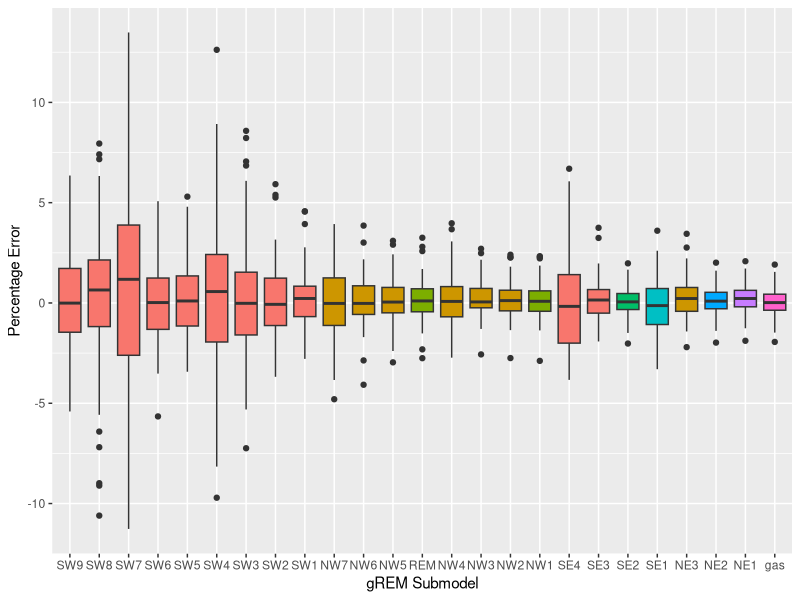
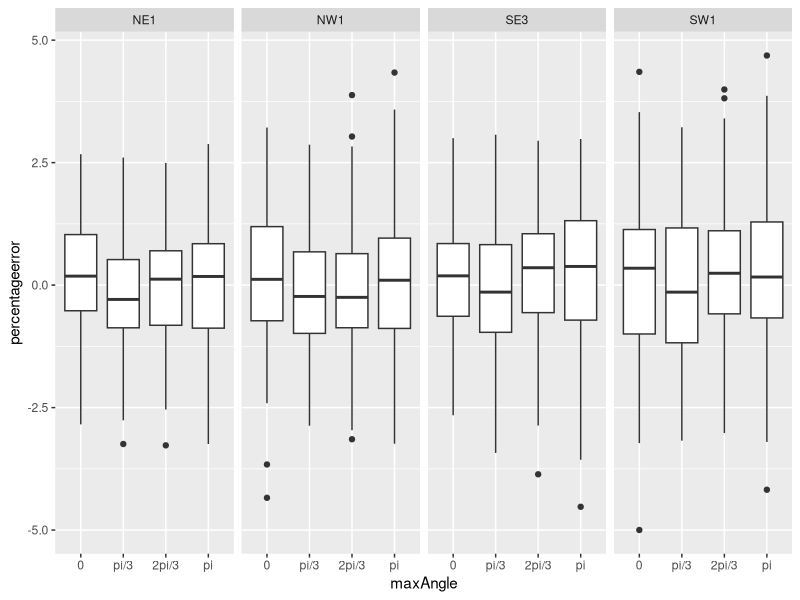

Source code (R) for these figures, in order: (Note: this script raises an error after producing the figures.)


setwd('~/Dropbox/phd/Documents/thesis/')
library(plyr)
library(reshape2)
library(dplyr)
library(ggplot2)




allModels <- read.csv('data/Chapter5/AllModels_percenterror.csv',  stringsAsFactors = FALSE, header = TRUE)

modNames <- c('SW9', 'SW8', 'SW7',  'SW6', 'SW5', 'SW4',  'SW3', 'SW2', 'SW1', 'NW7', 'NW6', 'NW5', 'REM','NW4', 'NW3', 'NW2', 'NW1', 'SE4', 'SE3',  'SE2', 'SE1', 'NE3', 'NE2', 'NE1', 'gas')

oldOrder <- c('SW7', 'SW8', 'SW4', 'SW5', 'SW9', 'SW6', 'NW7', 'NW6', 'NW5', 'REM', 'SW3', 'SW2', 'SW1', 'NW4', 'NW3', 'NW2', 'NW1', 'SE4', 'SE3', 'NE3', 'SE2', 'NE2', 'NE1', 'SE1', 'gas')

modsClean <- allModels[5:NROW(allModels),] %>%
               melt(variable.name = 'model', value.name = 'percentageerror') %>%
               select(model, percentageerror) %>%
               mutate(model = factor(as.character(model), 
                 levels = modNames)) %>% 
               mutate(expression = mapvalues(model, from = modNames, 
                 to = c(rep(1, 9), rep(2, 3), 3, rep(2, 3), 3, 1, 1, 4, 5, 2, 6, 7, 8)))


ggplot(modsClean, aes(x = model, y = percentageerror, fill = expression)) + 
  geom_boxplot() +
  theme(legend.position = 'none') + 
  xlab('gREM Submodel') +
  ylab('Percentage Error')

write.csv(modsClean, file = 'data/Chapter5/all_models_tidy.csv', row.names = FALSE)






tort <- read.csv('data/Chapter5/max_angle_change_percentageerror.csv',  stringsAsFactors = FALSE)



tortClean <- tort[5:NROW(tort),] %>%
               melt(variable.name = 'model', value.name = 'percentageerror') %>%
               mutate(model2 = ifelse(grepl('\\.', model), as.character(model), '.4')) %>%
               mutate(maxAngle = gsub('.*\\.', '', model2)) %>%
               mutate(maxAngle = factor(maxAngle, levels = c('4', '1', '2', '3'), 
                      labels = c('0',	'pi/3', '2pi/3', 'pi'))) %>%
               mutate(model = gsub('\\..*', '', model)) %>%
               select(model, percentageerror, maxAngle)

ggplot(tortClean, aes(x = maxAngle, y = percentageerror)) + 
  geom_boxplot() +
  facet_grid(. ~ model)

write.csv(tortClean, file = 'data/Chapter5/max_angle_tidy.csv', row.names = FALSE)






wait <- read.csv('data/Chapter5/Prop_time_still_percentageerror.csv',  stringsAsFactors = FALSE)



waitClean <- wait[5:NROW(wait),] %>%
               melt(variable.name = 'model', value.name = 'percentageerror') %>%
               mutate(model2 = ifelse(grepl('\\.', model), as.character(model), '.4')) %>%
               mutate(wait = gsub('.*\\.', '', model2)) %>%
               mutate(wait = factor(wait, levels = c('4', '1', '2'), 
                      labels = c('0',	'0.5', '0.75'))) %>%
               mutate(model = gsub('\\..*', '', model)) %>%
               select(model, percentageerror, wait)

ggplot(waitClean, aes(x = wait, y = percentageerror)) + 
  geom_boxplot() +
  facet_grid(. ~ model)

write.csv(waitClean, file = 'data/Chapter5/prop_time_still_tidy.csv', row.names = FALSE)







captures <- read.csv('data/Chapter5/Allmodels_fixedcaps_variabletime_percenterror.csv',  stringsAsFactors = FALSE)


cols <- lapply(2:5, function(x) which(apply(captures[1:3, ] == wait[1:3, x], 2, all)))
names(cols) <- c('NW1', 'SW1', 'NE1', 'SE3')

capturesParam <- captures[1:4, c(1, unlist(cols))] %>% 
                   melt(variable.name = 'model', value.name = 'value')

capturesClean <- captures[5:NROW(captures),] %>%
               select(unlist(cols)) %>%
               melt(variable.name = 'model', value.name = 'percentageerror') %>%
               mutate(model = gsub('^(.*?)\\.', '', as.character(model)))
              

capturesClean$count <- capturesParam %>% filter(namemodel == 'No_of_captures') %>%
                         left_join(capturesClean, .) %>%
                         .$value

capturesClean$model <- gsub('\\..*', '', capturesClean$model)

capturesClean <- filter(capturesClean, count != 0)

ggplot(capturesClean, aes(x = factor(count), y = percentageerror)) + 
  geom_boxplot() +
  facet_grid(. ~ model) 

cov <- function(x) sd(x)/mean(x)

capturesClean %>%
  filter(count == 20, model == 'NW1') %>% 
  .$percentageerror %>%
  cov

write.csv(capturesClean, file = 'data/Chapter5/captures_tidy.csv', row.names = FALSE)





## Sensitivty analysis
sens <- read.csv('data/Chapter5/Sensitivity_percentageerror.csv', stringsAsFactors = FALSE)

  
sensParam <- sens[1:10, ] %>% 
                   melt(variable.name = 'model', value.name = 'value')

sensParamW <- sensParam %>% 
                dcast(model ~ ModelName) %>%
                mutate(camerawidthChange = round(camerawidth/input_camerawidth, 2),
                       cameraradiusChange = round(cameraradius/input_cameraradius, 2),
                       callwidthChange = round(callwidth/input_callwidth, 2),
                       speedChange = round(speed/input_speed, 2))

sensParamW$errorParam <-  sapply(
                  lapply(1:nrow(sensParamW), function(x)  
                    c('camerawidthChange', 'cameraradiusChange', 'callwidthChange', 'speedChange')[
                      which(sensParamW[x, c((ncol(sensParamW) - 3):ncol(sensParamW))] != 1)
                    ] ),
                  function(y) ifelse(length(y) == 1, y, 'none')
                )  



sensParamW$error <-  sapply(
                  lapply(1:nrow(sensParamW), function(x) 
                    ((sensParamW[x, c((ncol(sensParamW) - 3):(ncol(sensParamW))-1)])[ 
                      which(sensParamW[x, c((ncol(sensParamW) - 3):(ncol(sensParamW)) - 1)] != 1)
                    ])
                  ),
                  function(y) ifelse(ncol(y) == 1, y[,1], NA)
                )  

sensClean <- sens[11:NROW(sens),] %>%
                   melt(variable.name = 'model', vdalue.name = 'percentageerror')

              
sensClean <- sensClean %>%
               inner_join(sensParamW, by = 'model') 

sensClean$modelShort <- gsub('\\..*', '', sensClean$model)
             

sensClean %>%
  filter(errorParam == 'callwidthChange') %>%
ggplot(., aes(x = modelShort, y =  value, fill = error)) +
  geom_boxplot()




